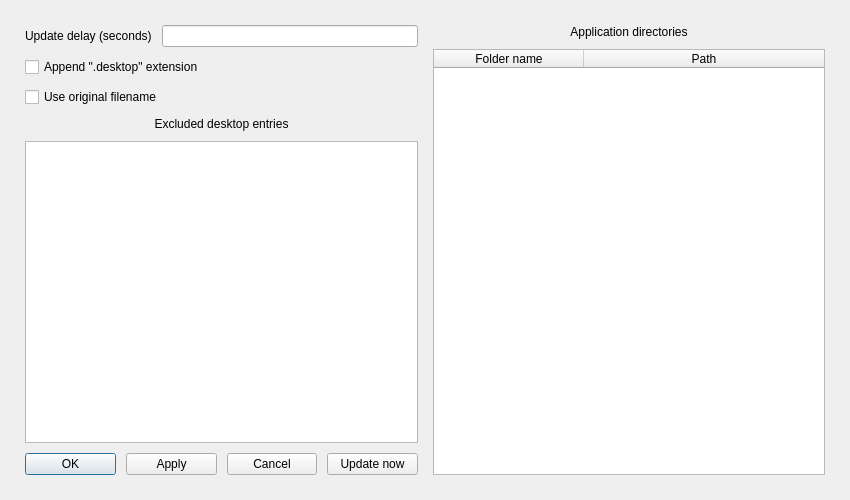
<?xml version="1.0" encoding="UTF-8"?>
<ui version="4.0">
 <class>ConfigDialog</class>
 <widget class="QDialog" name="ConfigDialog">
  <property name="geometry">
   <rect>
    <x>0</x>
    <y>0</y>
    <width>850</width>
    <height>500</height>
   </rect>
  </property>
  <property name="minimumSize">
   <size>
    <width>850</width>
    <height>500</height>
   </size>
  </property>
  <property name="maximumSize">
   <size>
    <width>850</width>
    <height>500</height>
   </size>
  </property>
  <property name="windowTitle">
   <string>Programs Integrator Configuration</string>
  </property>
  <layout class="QHBoxLayout" name="main_layout">
   <property name="spacing">
    <number>15</number>
   </property>
   <property name="leftMargin">
    <number>25</number>
   </property>
   <property name="topMargin">
    <number>25</number>
   </property>
   <property name="rightMargin">
    <number>25</number>
   </property>
   <property name="bottomMargin">
    <number>25</number>
   </property>
   <item>
    <layout class="QVBoxLayout" name="input_layout">
     <property name="spacing">
      <number>10</number>
     </property>
     <item>
      <layout class="QVBoxLayout" name="configuration_layout">
       <property name="spacing">
        <number>10</number>
       </property>
       <item>
        <layout class="QFormLayout" name="line_input_layout">
         <property name="horizontalSpacing">
          <number>10</number>
         </property>
         <item row="0" column="0">
          <widget class="QLabel" name="update_delay_label">
           <property name="text">
            <string>Update delay (seconds)</string>
           </property>
          </widget>
         </item>
         <item row="0" column="1">
          <widget class="QLineEdit" name="update_delay_input"/>
         </item>
        </layout>
       </item>
       <item>
        <widget class="QCheckBox" name="append_extension_button">
         <property name="text">
          <string>Append &quot;.desktop&quot; extension</string>
         </property>
        </widget>
       </item>
       <item>
        <widget class="QCheckBox" name="use_original_filename_button">
         <property name="text">
          <string>Use original filename</string>
         </property>
        </widget>
       </item>
      </layout>
     </item>
     <item>
      <widget class="QLabel" name="excluded_desktop_entries_label">
       <property name="text">
        <string>Excluded desktop entries</string>
       </property>
       <property name="alignment">
        <set>Qt::AlignCenter</set>
       </property>
      </widget>
     </item>
     <item>
      <widget class="QPlainTextEdit" name="excluded_desktop_entries_input"/>
     </item>
     <item>
      <layout class="QHBoxLayout" name="button_layout">
       <item>
        <widget class="QPushButton" name="ok_button">
         <property name="text">
          <string>OK</string>
         </property>
         <property name="default">
          <bool>true</bool>
         </property>
        </widget>
       </item>
       <item>
        <widget class="QPushButton" name="apply_button">
         <property name="text">
          <string>Apply</string>
         </property>
        </widget>
       </item>
       <item>
        <widget class="QPushButton" name="cancel_button">
         <property name="text">
          <string>Cancel</string>
         </property>
        </widget>
       </item>
       <item>
        <widget class="QPushButton" name="update_button">
         <property name="text">
          <string>Update now</string>
         </property>
        </widget>
       </item>
      </layout>
     </item>
    </layout>
   </item>
   <item>
    <layout class="QVBoxLayout" name="information_layout">
     <property name="spacing">
      <number>10</number>
     </property>
     <property name="rightMargin">
      <number>0</number>
     </property>
     <item>
      <widget class="QLabel" name="application_directories_label">
       <property name="text">
        <string>Application directories</string>
       </property>
       <property name="alignment">
        <set>Qt::AlignCenter</set>
       </property>
      </widget>
     </item>
     <item>
      <widget class="QTableWidget" name="application_directories_table">
       <property name="editTriggers">
        <set>QAbstractItemView::NoEditTriggers</set>
       </property>
       <property name="selectionBehavior">
        <enum>QAbstractItemView::SelectRows</enum>
       </property>
       <property name="wordWrap">
        <bool>false</bool>
       </property>
       <property name="columnCount">
        <number>2</number>
       </property>
       <attribute name="horizontalHeaderDefaultSectionSize">
        <number>150</number>
       </attribute>
       <attribute name="horizontalHeaderStretchLastSection">
        <bool>true</bool>
       </attribute>
       <attribute name="verticalHeaderVisible">
        <bool>false</bool>
       </attribute>
       <column>
        <property name="text">
         <string>Folder name</string>
        </property>
       </column>
       <column>
        <property name="text">
         <string>Path</string>
        </property>
       </column>
      </widget>
     </item>
    </layout>
   </item>
  </layout>
 </widget>
 <resources/>
 <connections/>
</ui>
